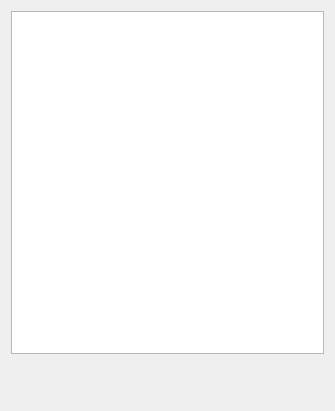
<?xml version="1.0" encoding="UTF-8"?>
<ui version="4.0">
 <class>MainWindow</class>
 <widget class="QMainWindow" name="MainWindow">
  <property name="geometry">
   <rect>
    <x>0</x>
    <y>0</y>
    <width>335</width>
    <height>411</height>
   </rect>
  </property>
  <property name="sizePolicy">
   <sizepolicy hsizetype="Expanding" vsizetype="Expanding">
    <horstretch>0</horstretch>
    <verstretch>0</verstretch>
   </sizepolicy>
  </property>
  <property name="minimumSize">
   <size>
    <width>0</width>
    <height>0</height>
   </size>
  </property>
  <property name="maximumSize">
   <size>
    <width>16777215</width>
    <height>16777215</height>
   </size>
  </property>
  <property name="windowTitle">
   <string>KStream</string>
  </property>
  <widget class="QWidget" name="centralWidget">
   <layout class="QGridLayout" name="gridLayout">
    <item row="0" column="0">
     <widget class="QListWidget" name="listWidget">
      <property name="iconSize">
       <size>
        <width>40</width>
        <height>40</height>
       </size>
      </property>
      <property name="viewMode">
       <enum>QListView::ListMode</enum>
      </property>
      <property name="sortingEnabled">
       <bool>false</bool>
      </property>
     </widget>
    </item>
    <item row="1" column="0">
     <widget class="QWidget" name="widget" native="true">
      <property name="minimumSize">
       <size>
        <width>0</width>
        <height>40</height>
       </size>
      </property>
      <widget class="QPushButton" name="addButton">
       <property name="geometry">
        <rect>
         <x>0</x>
         <y>0</y>
         <width>40</width>
         <height>40</height>
        </rect>
       </property>
       <property name="focusPolicy">
        <enum>Qt::NoFocus</enum>
       </property>
       <property name="toolTip">
        <string>&lt;html&gt;&lt;head/&gt;&lt;body&gt;&lt;p&gt;Add new channel&lt;/p&gt;&lt;/body&gt;&lt;/html&gt;</string>
       </property>
       <property name="text">
        <string notr="true"/>
       </property>
       <property name="icon">
        <iconset theme="list-add">
         <normaloff/>
        </iconset>
       </property>
       <property name="iconSize">
        <size>
         <width>20</width>
         <height>20</height>
        </size>
       </property>
       <property name="default">
        <bool>false</bool>
       </property>
       <property name="flat">
        <bool>true</bool>
       </property>
      </widget>
     </widget>
    </item>
   </layout>
  </widget>
  <action name="actionClose">
   <property name="text">
    <string>&amp;Close</string>
   </property>
  </action>
  <action name="actionAbout">
   <property name="text">
    <string>&amp;About</string>
   </property>
  </action>
 </widget>
 <layoutdefault spacing="6" margin="11"/>
 <resources/>
 <connections/>
</ui>
